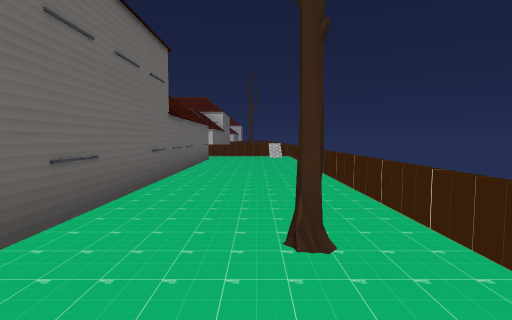
[1] (above)

24 first-person views from a walk through a Unity game level. The camera is 1.5 m above the floor, tilts 4° down and sees 80° across. The floor is counted in squares, 2 m on a side. Each view is taken from the middle of a square. On the plan, view 1 faces up. The plan holds only what a view shows up to about 10 squares ahead; the rest is blank. The place goes on beyond the plan. The player character is not drawn. Some surface patterns are stand-ins.

[2]
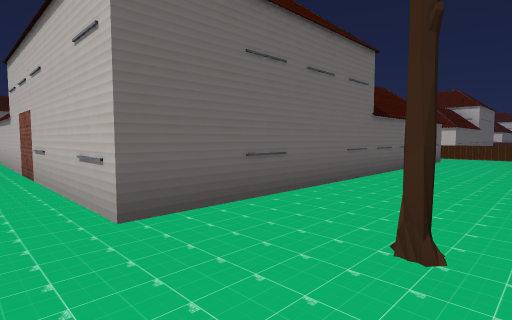

[3]
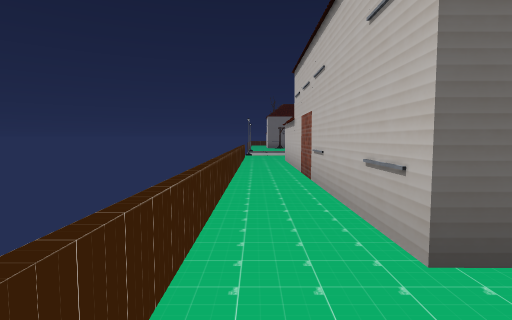

[4]
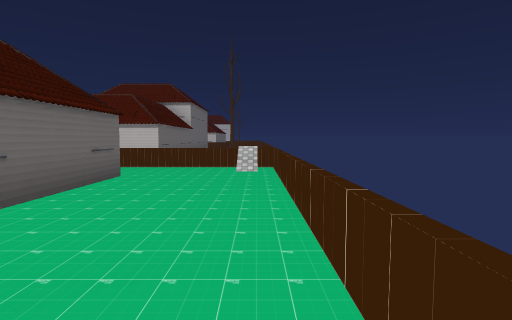

[5]
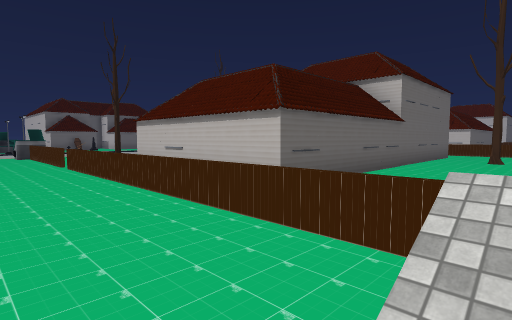

[6]
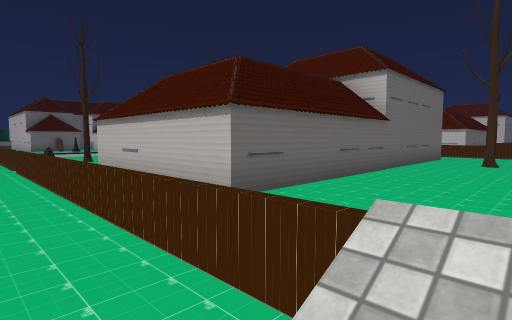

[7]
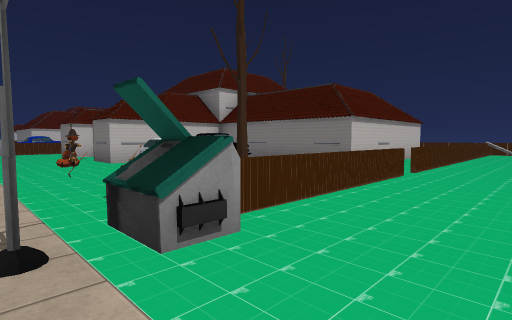

[8]
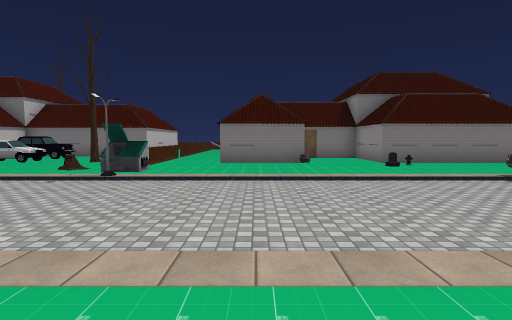

[9]
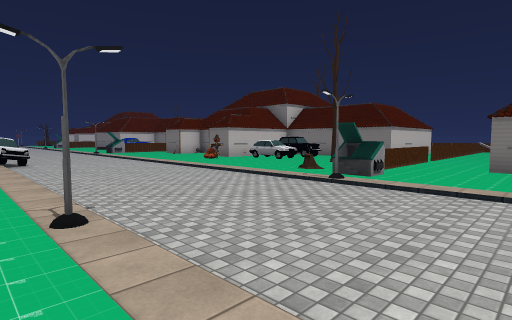

[10]
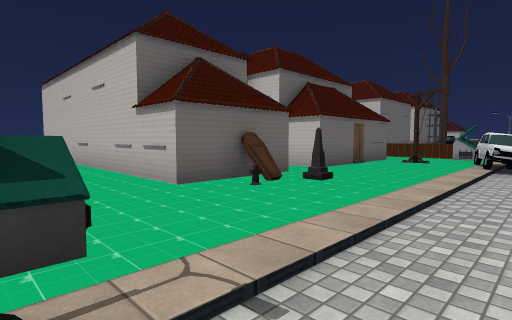

[11]
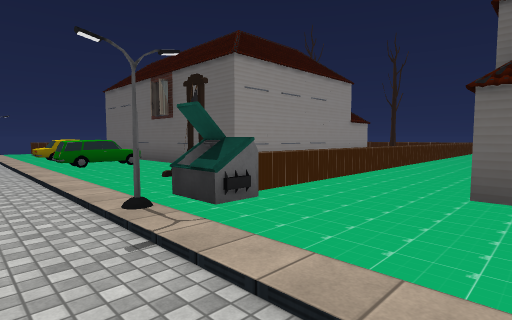

[12]
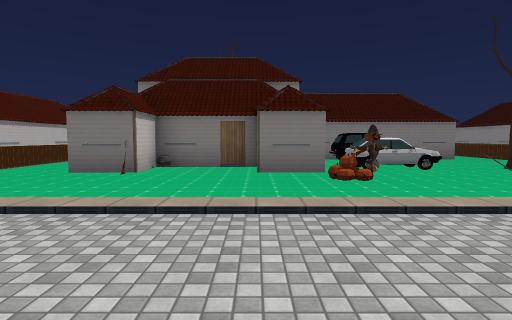

[13]
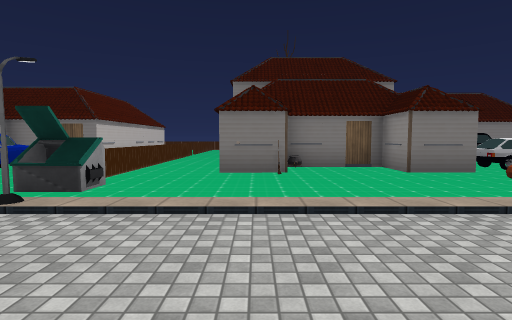

[14]
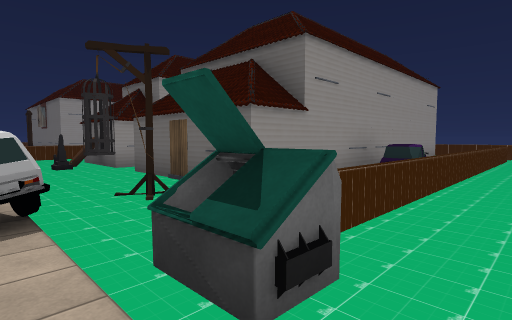

[15]
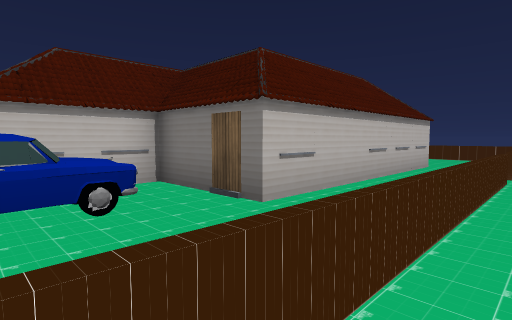

[16]
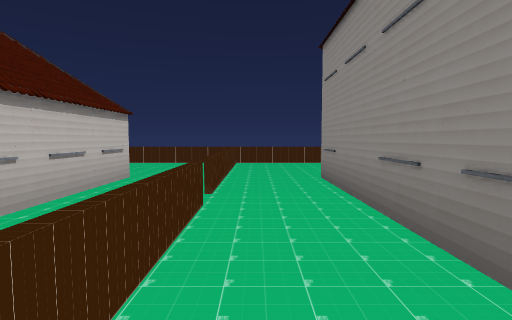

[17]
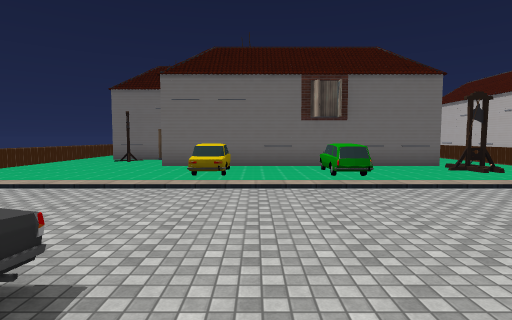

[18]
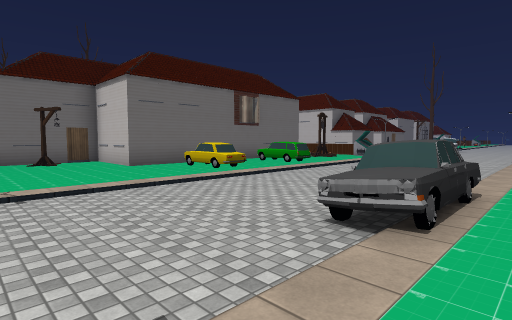

[19]
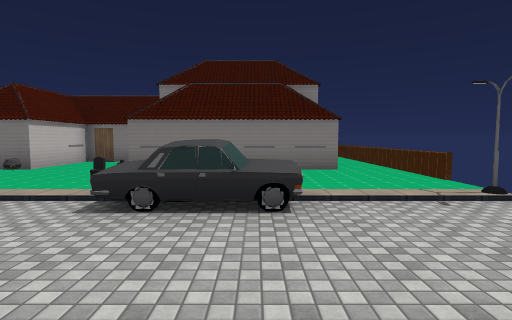

[20]
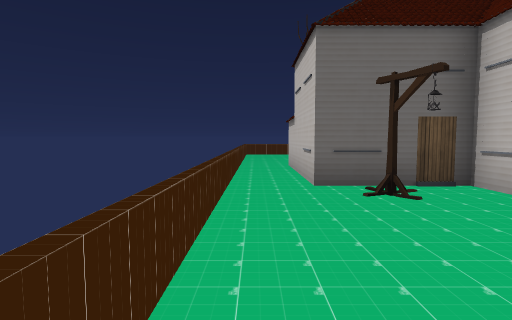

[21]
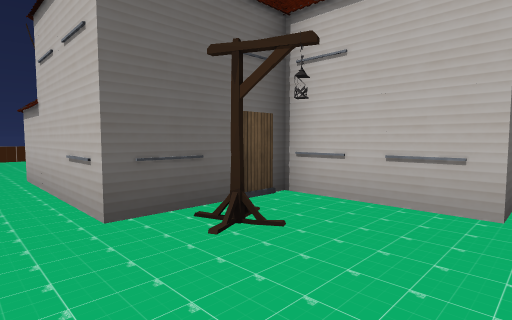

[22]
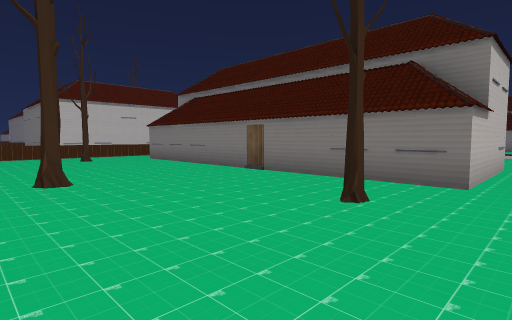

[23]
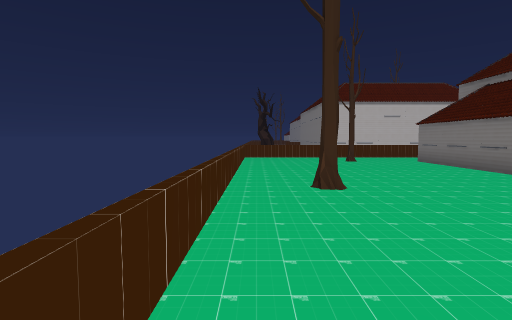

[24]
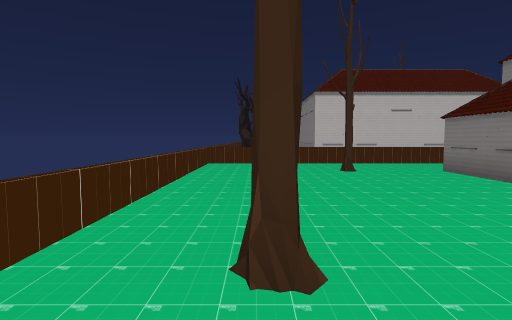

### Floor plan
Key: @ floor where view 1 was taken; # wall or solid block; . main floor; - floor 0.25 m lower than the main floor; / step, stairs or slope; = window, fence, low wall or low ledge; T tree; P pumpkin; S scarecrow; U stump; R streetlight; B bin; M tombstone; C coffin; O other object.
Columns run from 34 left of view 1 to 2 right of it. Each row starts with its distance up from view 1.
 31                        ####
 30                        OO.#        .=
 29                        OO.#######...=
 28                      ...............=
 27                     RB==============#
 26            ...../  -//..............=
 25     ===========B/ --/...............=
 24          OO   ../---/...#   #####...=
 23      ##### ###..O --/...O       #..
 22              #O.O---/....#      #.T
 21              #..O---/..###      #..
 20              #../---///##       #..
 19             ##../---/.PSOO.#    #..
 18             ##../---/...OO #    #..
 17              CC./---/.O.OO #    #...
 16       ########M./---/..... #    #...
 15          ......./---/.U.T..######.. =
 14 =    .........../---/..  ......     =
 13 #=............BBR---RB............==#
 12 =.......   ...///---/...............=
 11 =...T..######.O./---/...#       #...=
 10 =......#    #.../---/...#       #...=
  9 =......#    #.../---/..O###     #...=
  8 =......#    #.OO/---/.....#     #...=
  7 =......#    #.../---/.....#     #...=
  6 =.T....#    #.../---/.M.#       #...=
  5 =......#    #.OO/---/...#       #...=
  4 =......#  ###.../---O...#       #...=
  3 =......#   ...../---O...#       #...=
  2 =...T..#  ##..../---/...#       #.T.=
  1 =......####...../---/...#########...
  0  ................---R.............@.
 -1      ==========       ============

Positions as (right, up) in squares from view 1, and headings:
1: (0, 0), facing up
2: (1, 0), facing up-left
3: (0, 0), facing left
4: (1, 5), facing up
5: (1, 11), facing up-left
6: (1, 12), facing up-left
7: (-14, 11), facing up-right
8: (-20, 10), facing right
9: (-19, 10), facing up-right
10: (-17, 13), facing up-left
11: (-17, 16), facing down-left
12: (-17, 21), facing right
13: (-17, 24), facing right
14: (-18, 26), facing down-left
15: (-11, 26), facing up-right
16: (-8, 26), facing right
17: (-13, 6), facing left
18: (-13, 0), facing up-left
19: (-18, 3), facing right
20: (-19, 0), facing left
21: (-21, 0), facing up-left
22: (-33, 0), facing up-right
23: (-33, 1), facing up
24: (-32, 4), facing up
